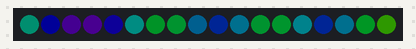
The sketch below on a simulated Arduino Uno, built with avr-gcc and run on an emulated ATmega328P. Shown: 18 RGB LEDs in strip order, left to right. Dim RGB values are drawn brighter than linear.

Above: at 0.15 s.
At 4.96 s:
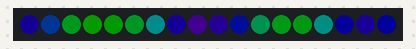
At 10.07 s:
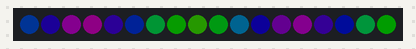
At 19.98 s:
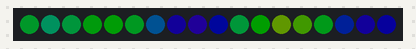
At 29.9 s:
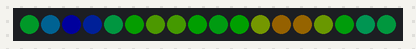
At 39.82 s:
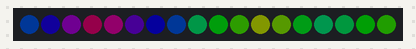

The sketch:

prettyFill.ino
```cpp
#include <FastLED.h>

#define NUM_LEDS  18
#define LED_PIN   2

CRGB leds[NUM_LEDS];

void setup() {
  FastLED.addLeds<WS2812B, LED_PIN, GRB>(leds, NUM_LEDS);
  FastLED.setBrightness(100);
  Serial.begin(9600);
}

void loop() {

  uint8_t octaves = 1;
  uint16_t x = 0;
  int scale = 100;
  uint8_t hue_octaves = 1;
  uint16_t hue_x = 1;
  int hue_scale = 50;
  uint16_t ntime = millis() / 3;
  uint8_t hue_shift = 5;

  fill_noise16 (leds, NUM_LEDS, octaves, x, scale, hue_octaves, hue_x, hue_scale, ntime, hue_shift);
  FastLED.show();
}
```
